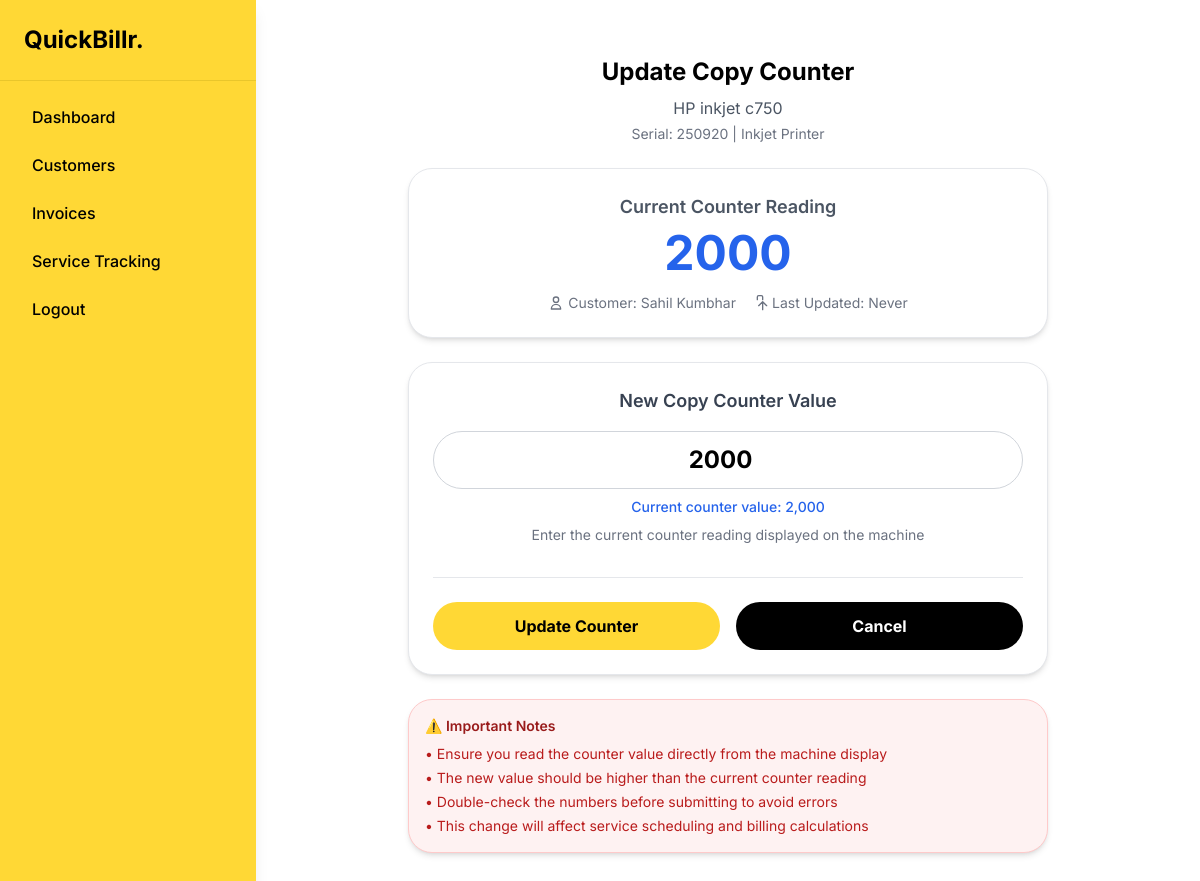
The page /machine/3/update-counter/ on the database its author committed.
### billapp/models.py (models this page shows, shortened)
class Machines(models.Model):
    MACHINE_TYPES = [
        ("PHOTOCOPIER", "Photocopier"),
        ("PRINTER_LASER", "Laser Printer"),
        ("PRINTER_INKJET", "Inkjet Printer"),
        ("MFD", "Multifunction Device"),
        ("SCANNER", "Scanner"),
        ("FAX", "Fax Machine"),
    ]
    machine_name = models.CharField(max_length=255)
    machine_type = models.CharField(max_length=50, choices=MACHINE_TYPES)
    serial_number = models.CharField(max_length=255, unique=True)
    purchase_date = models.DateField()
    warranty_expiry = models.DateField()
    customer = models.ForeignKey(Customer, on_delete=models.CASCADE)
    copy_counter = models.PositiveIntegerField(default=0)

class Customer(models.Model):
    name = models.CharField(max_length=255)
    email = models.EmailField()
    phone = models.CharField(max_length=15)
    address = models.TextField()
    gst_number = models.CharField(max_length=15)

### billapp/views.py (the view)
# urls.py: path('machine/<int:machine_pk>/update-counter/', views.update_copy_counter, name='update_copy_counter'),
def update_copy_counter(request, machine_pk):
    machine = get_object_or_404(Machines, pk=machine_pk)
    if request.method == 'POST':
        form = CopyCounterForm(request.POST, instance=machine)
        if form.is_valid():
            form.save()
            messages.success(request, f'Copy counter updated to {machine.copy_counter}!')
            return redirect('machine_detail', pk=machine.pk)
    else:
        form = CopyCounterForm(instance=machine)
    context = {
        'form': form,
        'machine': machine
    }
    return render(request, 'service_tracking/copy_counter_form.html', context)

### billapp/forms.py
class CopyCounterForm(forms.ModelForm):
    class Meta:
        model = Machines
        fields = ['copy_counter']
        widgets = {
            'copy_counter': forms.NumberInput(
                attrs={
                    'class': 'w-full px-4 py-3 border border-gray-300 rounded-full focus:outline-none focus:ring-2 focus:ring-yellow-500 focus:border-transparent text-center text-2xl font-bold',
                    'placeholder': 'Enter new counter value',
                    'min': '0'
                }
            ),
        }
    def __init__(self, *args, **kwargs):
        super().__init__(*args, **kwargs)
        self.fields['copy_counter'].label = 'New Copy Counter Value'
        if self.instance and self.instance.pk:
            current_value = self.instance.copy_counter
            self.fields['copy_counter'].help_text = f'Current counter value: {current_value:,}'

### billapp/templates/service_tracking/copy_counter_form.html (shortened to what this page needs)
{% extends "base.html" %}
{% load static %}
{% block content %}
<div class="bg-white text-black min-h-screen">
  <div class="max-w-2xl mx-auto px-4 py-6">
    <div class="text-center mb-6">
      <h1 class="text-2xl font-bold text-black mb-2">Update Copy Counter</h1>
      <p class="text-gray-600">{{ machine.machine_name }}</p>
      <p class="text-sm text-gray-500 mt-1">Serial: {{ machine.serial_number }} | {{ machine.get_machine_type_display }}</p>
    </div>
    <div class="bg-white border border-gray-200 shadow-md p-6 rounded-[24px] mb-6">
      <div class="text-center">
        <h3 class="text-lg font-semibold text-gray-600 mb-2">Current Counter Reading</h3>
        <p class="text-5xl font-bold text-blue-600 mb-2">{{ machine.copy_counter|default:"0"|floatformat:0 }}</p>
        <div class="flex justify-center items-center gap-4 mt-4 text-sm text-gray-500">
          <div class="flex items-center gap-1">
            <svg class="w-4 h-4" fill="none" stroke="currentColor" viewBox="0 0 24 24">
              <path stroke-linecap="round" stroke-linejoin="round" stroke-width="2" d="M16 7a4 4 0 11-8 0 4 4 0 018 0zM12 14a7 7 0 00-7 7h14a7 7 0 00-7-7z"></path>
            </svg>
            <span>Customer: {{ machine.customer.name }}</span>
          </div>
          <div class="flex items-center gap-1">
            <svg class="w-4 h-4" fill="none" stroke="currentColor" viewBox="0 0 24 24">
              <path stroke-linecap="round" stroke-linejoin="round" stroke-width="2" d="M8 7V3a2 2 0 012-2h4a2 2 0 012 2v4m-6 9l6-6m0 0l6 6m-6-6v12"></path>
            </svg>
            <span>Last Updated: {{ machine.updated_at|date:"d M Y"|default:"Never" }}</span>
          </div>
        </div>
      </div>
    </div>
    <div class="bg-white border border-gray-200 shadow-md p-6 rounded-[24px]">
      <form method="post">
        <div class="space-y-6">
          <div class="text-center">
            <label for="{{ form.copy_counter.id_for_label }}" class="block text-gray-700 mb-4 font-semibold text-lg">
              {{ form.copy_counter.label }}
            </label>
            {{ form.copy_counter }}
            {% if form.copy_counter.help_text %}
              <p class="text-sm text-blue-600 mt-2 font-medium">{{ form.copy_counter.help_text }}</p>
            {% endif %}
            <p class="text-sm text-gray-500 mt-2">Enter the current counter reading displayed on the machine</p>
          </div>
        </div>
        <div class="flex flex-col md:flex-row gap-4 mt-8 pt-6 border-t border-gray-200">
          <button type="submit" class="flex-1 bg-yellow-500 text-black font-bold py-3 rounded-full hover:bg-yellow-600 transition duration-200">
            Update Counter
          </button>
          <a href="{% url 'machine_detail' machine.pk %}" class="flex-1 bg-black text-white font-bold text-center py-3 rounded-full hover:bg-gray-800 transition duration-200">
            Cancel
          </a>
        </div>
      </form>
    </div>
    <div class="bg-red-50 border border-red-200 shadow-md p-4 rounded-[24px] mt-6">
      <h3 class="text-sm font-semibold text-red-800 mb-2">⚠️ Important Notes</h3>
      <ul class="text-sm text-red-700 space-y-1">
        <li>• Ensure you read the counter value directly from the machine display</li>
        <li>• The new value should be higher than the current counter reading</li>
        <li>• Double-check the numbers before submitting to avoid errors</li>
        <li>• This change will affect service scheduling and billing calculations</li>
      </ul>
    </div>
  </div>
</div>
{% endblock %}

### rows shown on the page
Machines: machine_name "HP inkjet c750", serial_number "250920", machine_type "Inkjet Printer", copy_counter "2000", customer.name "Sahil Kumbhar"

### other values the page prints
{{ machine.updated_at|date:"d M Y"|default:"Never" }} "Never"
